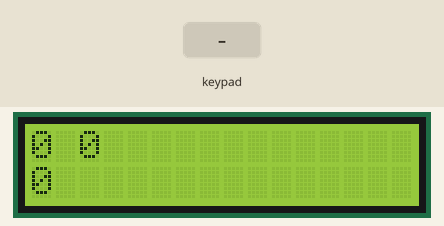
The sketch below on a simulated Arduino Uno, built with avr-gcc and run on an emulated ATmega328P. Parts: 16×2 character LCD. The test bench sets the inputs (shaded band).

Above: at 3.2 s.
3.3 s: keypad keys 0 1 2 3 A pressed 0.4 s apart
At 5.6 s:
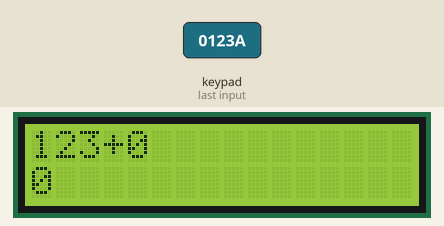
6.8 s: key 'C' pressed
At 8.1 s:
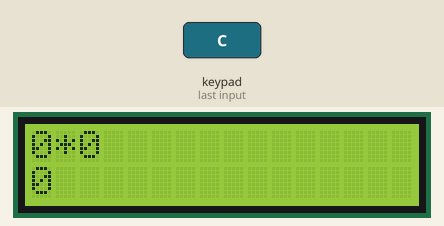
8.4 s: key '#' pressed
At 9.6 s:
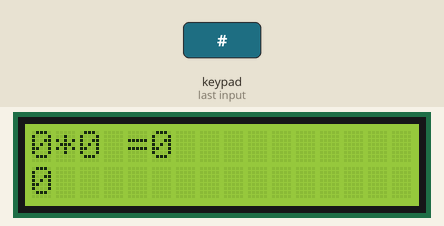
9.9 s: keypad keys 0 1 2 3 D pressed 0.4 s apart
At 12.0 s:
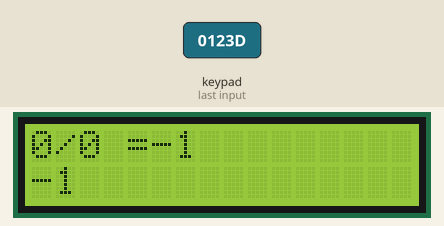
13.4 s: key 'A' pressed
At 14.7 s:
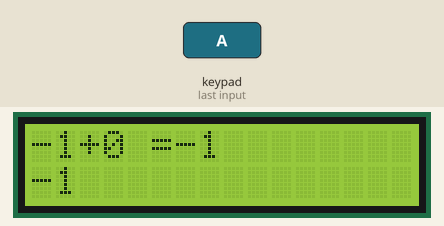
15.0 s: key 'B' pressed
Timing chart, 0 to 17.6 s (numbered marks = the images above; inputs shaded):
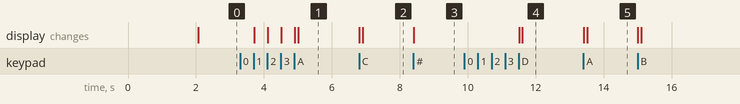

Measured:
- after the input at 3.3 s, the display: first changes after 0.41 s (image 1 shows a later state)
- after the input at 6.8 s, the display: first changes at once (image 2 shows a later state)
- after the input at 8.4 s, the display: changes at once (image 3)
- after the input at 9.9 s, the display: first changes after 1.6 s (image 4 shows a later state)
- after the input at 13.4 s, the display: first changes at once (image 5 shows a later state)

The sketch:

code9.1.ino
```cpp
/*
 * Arduino Keypad calculator Program
 */

//header files

#include <LiquidCrystal.h>
#include <Keypad.h>

// Four rows
const byte ROWS = 4;

// Three columns
const byte COLS = 4;

// Define the Keymap
char keys[ROWS][COLS] =
{
  {'1','2','3','A'},
  {'4','5','6','B'},
  {'7','8','9','C'},
  {'*','0','#','D'}
};

// Connect keypad ROW0, ROW1, ROW2 and ROW3 to these Arduino pins.
byte rowPins[ROWS] = { 0, 1, 2, 3 };

// Connect keypad COL0, COL1 and COL2 to these Arduino pins.
byte colPins[COLS] = { 4, 5, 6, 7 };

//  Create the Keypad
Keypad kpd = Keypad( makeKeymap(keys), rowPins, colPins, ROWS, COLS );

//Pins to which LCD is connected
const int rs = 8, en = 9, d4 = 10, d5 = 11, d6 = 12, d7 = 13;

LiquidCrystal lcd(rs, en, d4, d5, d6, d7);

 //variables
 long Num1,Num2,Number;
 char key,action;
 boolean result = false;

void setup()
{
  //We are using a 16*2 LCD display
  lcd.begin(16, 2);
  lcd.print("DIY Calculator");

  // set the cursor to column 0, line 1
  lcd.setCursor(0, 1);
  lcd.print("-CircuitDigest");

  delay(2000);

  //Then clean it
  lcd.clear();
}

void loop()
{

  //storing pressed key value in a char
  key = kpd.getKey();

  if (key!=NO_KEY)
    DetectButtons();
  if (result==true)
    CalculateResult();

  DisplayResult();
}

void DetectButtons()
{
     lcd.clear();

     //If cancel Button is pressed
    if (key=='*')
    {
      Serial.println ("Button Cancel");
      Number=Num1=Num2=0;
      result=false;
     }

     //If Button 1 is pressed
     if (key == '1')
    {
      Serial.println ("Button 1");
      if (Number==0)
        Number=1;
      else
        Number = (Number*10) + 1; //Pressed twice
    }

     //If Button 4 is pressed
     if (key == '4')
    {
      Serial.println ("Button 4");
      if (Number==0)
        Number=4;
      else
        Number = (Number*10) + 4; //Pressed twice
    }

     //If Button 7 is pressed
     if (key == '7')
    {
      Serial.println ("Button 7");
      if (Number==0)
        Number=7;
      else
        Number = (Number*10) + 7; //Pressed twice
    }

    //Button 0 is Pressed
    if (key == '0')
    {
      Serial.println ("Button 0");
      if (Number==0)
        Number=0;
      else
        Number = (Number*10) + 0; //Pressed twice
    }

     //Button 2 is Pressed
     if (key == '2')
    {
      Serial.println ("Button 2");
      if (Number==0)
        Number=2;
      else
        Number = (Number*10) + 2; //Pressed twice
    }

     if (key == '5')
    {
      Serial.println ("Button 5");
      if (Number==0)
        Number=5;
      else
        Number = (Number*10) + 5;
    }

     if (key == '8')
    {
      Serial.println ("Button 8");
      if (Number==0)
        Number=8;
      else
        Number = (Number*10) + 8;
    }

    if (key == '#')
    {
      Serial.println ("Button Equal");
      Num2=Number;
      result = true;
    }

     if (key == '3')
    {
      Serial.println ("Button 3");
      if (Number==0)
        Number=3;
      else
        Number = (Number*10) + 3;
    }

     if (key == '6')
    {
      Serial.println ("Button 6");
      if (Number==0)
        Number=6;
      else
        Number = (Number*10) + 6; //Pressed twice
    }

     if (key == '9')
    {
      Serial.println ("Button 9");
      if (Number==0)
        Number=9;
      else
        Number = (Number*10) + 9;
    }

     if (key == 'A' || key == 'B' || key == 'C' || key == 'D') //Detecting Buttons on Column 4
    {
      Num1 = Number;
      Number =0;
      if (key == 'A')
     {
      Serial.println ("Addition");
      action = '+';
     }
      if (key == 'B')
     {
      Serial.println ("Subtraction");
      action = '-';
     }
      if (key == 'C')
     {
      Serial.println ("Multiplication");
      action = '*';
     }
      if (key == 'D')
     {
      Serial.println ("Devesion");
      action = '/';
     }

    delay(100);
  }

}

void CalculateResult()
{
  if (action=='+')
    Number = Num1+Num2;
  if (action=='-')
    Number = Num1-Num2;
  if (action=='*')
    Number = Num1*Num2;
  if (action=='/')
    Number = Num1/Num2;
}

void DisplayResult()
{
  // set the cursor to column 0, line 1
  lcd.setCursor(0, 0);
  lcd.print(Num1);
  lcd.print(action);
  lcd.print(Num2);

  if (result==true)
  {
    lcd.print(" =");

    //Display the result
    lcd.print(Number);
  }

  lcd.setCursor(0, 1);

  //Display the result
  lcd.print(Number);
}
```
